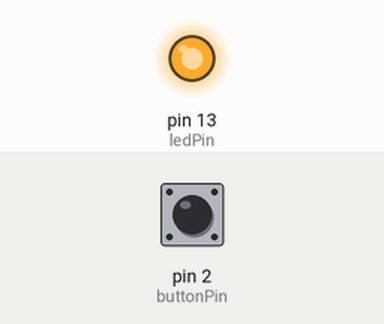
A sketch run on a simulated Arduino Uno, built with avr-gcc and run on an emulated ATmega328P. Parts: output pins drawn as LEDs (lit = HIGH). Inputs (shaded band) come from the test bench; at power-on: pin 2 (buttonPin) LOW. What the sketch prints to the serial monitor is not drawn.

Above: at 1.2 s.
1.3 s: pin 2 (buttonPin) pulled HIGH for 0.15 s
At 2.5 s:
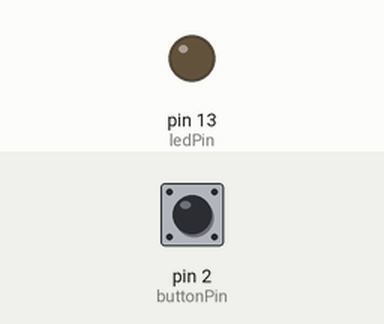
2.9 s: pin 2 (buttonPin) pulsed HIGH 2 times (0.12 s each, 0.3 s apart)
5.0 s: pin 2 (buttonPin) pulled HIGH for 1 s
At 5.4 s:
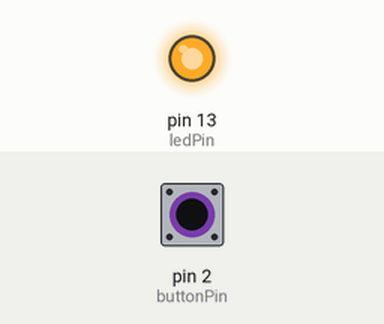
7.5 s: pin 2 (buttonPin) pulled HIGH for 3.2 s
At 8.5 s:
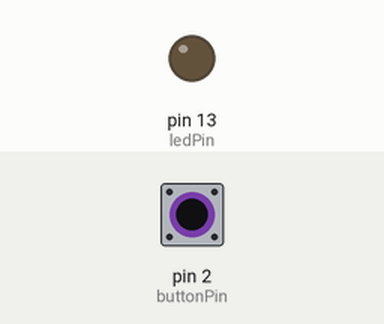
Timing chart, 0 to 10.5 s (numbered marks = the images above; inputs shaded):
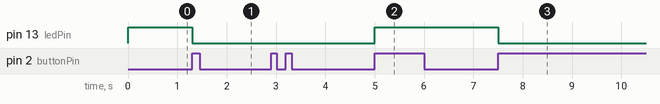

The sketch:

Buzzer.ino
```cpp
/*
  State change detection (edge detection)

 Often, you don't need to know the state of a digital input all the time,
 but you just need to know when the input changes from one state to another.
 For example, you want to know when a button goes from OFF to ON.  This is called
 state change detection, or edge detection.

 This example shows how to detect when a button or button changes from off to on
 and on to off.

 The circuit:
 * pushbutton attached to pin 2 from +5V
 * 10K resistor attached to pin 2 from ground
 * LED attached from pin 13 to ground (or use the built-in LED on
   most Arduino boards)

Quizzing:
  -Each button object will have its own buttonPushCounter
  -Arduino has isRequestSendable it will Serial.Write only if that value is true
  -once a button has been pressed isRequestSendable is set to false
  Processing
  -When a button is pressed, processing reads the buttonPushCounter and makes sure its one, if not it ignores the packet
  -When clear is pressed buttonPushCounter (for all buttons are set to zero) and isRequestSendable is set to true


 */

// this constant won't change:
const int  buttonPin = 2;    // the pin that the pushbutton is attached to
const int ledPin = 13;       // the pin that the LED is attached to

 //Variables will change:
int buttonPushCounter = 0;   // counter for the number of button presses
int buttonState = 0;         // current state of the button
int lastButtonState = 0;     // previous state of the button

void setup() {
  // initialize the button pin as a input:
  pinMode(buttonPin, INPUT);
  // initialize the LED as an output:
  pinMode(ledPin, OUTPUT);
  // initialize serial communication:
  Serial.begin(9600);
}


void loop() {
  // read the pushbutton input pin:
  buttonState = digitalRead(buttonPin);

  // compare the buttonState to its previous state
  if (buttonState != lastButtonState) {
    // if the state has changed, increment the counter
    if (buttonState == HIGH) {
      // if the current state is HIGH then the button
      // wend from off to on:
      buttonPushCounter++;
      Serial.write(1);
      //Serial.println("on");
      //Serial.print("number of button pushes:  ");
      //Serial.println(buttonPushCounter);
    }
        else {
      // if the current state is LOW then the button
      // wend from on to off:
      //Serial.println("off");
    }
  }
  // save the current state as the last state,
  //for next time through the loop
  lastButtonState = buttonState;


  // turns on the LED every four button pushes by
  // checking the modulo of the button push counter.
  // the modulo function gives you the remainder of
  // the division of two numbers:
  if (buttonPushCounter % 4 == 0) {
    digitalWrite(ledPin, HIGH);
  } else {
   digitalWrite(ledPin, LOW);
  }

}
```

Button.ino
```cpp
/*
class Button
{
  int buttonPushCounter = 0;   // counter for the number of button presses
  int buttonState = 0;         // current state of the button
  int lastButtonState = 0;     // previous state of the button

  Button( int x, int y, String name) {
    imageX = x;
    imageY = y;
    this.name = name;
  }
}
*/
```

Measured:
- after the input at 1.3 s, pin 13 (ledPin): HIGH → LOW at once
- after the input at 2.9 s, every drawn part: stays the same
- after the input at 5.0 s, pin 13 (ledPin): LOW → HIGH at once
- after the input at 7.5 s, pin 13 (ledPin): HIGH → LOW at once
